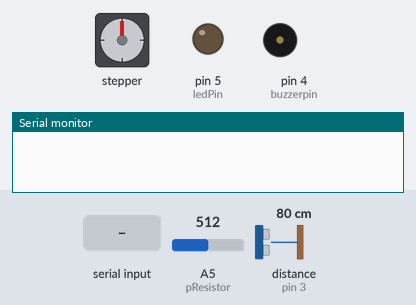
A sketch run on a simulated Arduino Uno, built with avr-gcc and run on an emulated ATmega328P. Shown: stepper motor, output pins drawn as LEDs (lit = HIGH), buzzer (waves = sounding, pin HIGH), the last lines printed to the serial monitor. Wiring (inferred from the names in the program): ultrasonic range finder: trigger pin 2; echo pin 3. The test bench sets the inputs (shaded band); at power-on: distance to the obstacle (sensor on pin 3) 80 cm, A5 (pResistor) = 512. The echo pulse lasts 58.3 µs per cm; stepper angles assume 200 steps per turn; pins used as bus, display or sensor lines are not drawn.

Above: at 1.2 s.
1.3 s: distance to the obstacle (sensor on pin 3) set to 2 cm
3.3 s: "Bird" received over Serial
At 12.9 s:
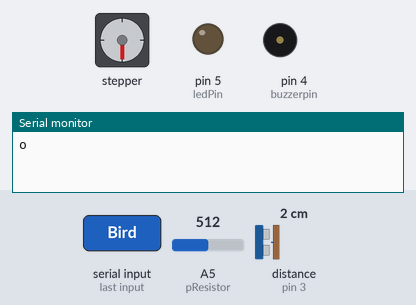
At 14.1 s:
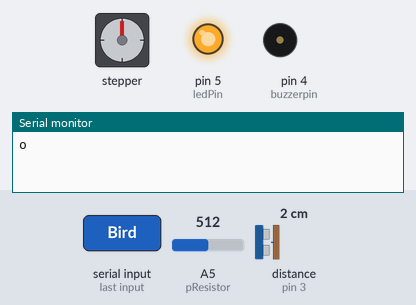
Timing chart, 0 to 14.9 s (numbered marks = the images above; inputs shaded):
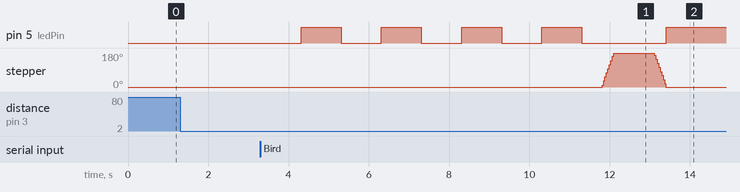

The sketch:

testBF_withonlyUltra.ino
```cpp
#include <Stepper.h>
//set up all component
const int pingPin = 2; // pin4 on Atmega328
const int echoPin = 3; //pin5 on Atmega328
const int ledPin = 5;// pin11 on Atmega328
const int buzzerpin = 4; //pin6 on Atmega328
const int pResistor = A5;
// set Variables
String nom = "Arduino";
String msg;
const int stepsPerRevolution = 200;  //num of steps per revolution
int light;
// Initialize the stepper library on pins 8 through 11:
Stepper myStepper = Stepper(stepsPerRevolution, 8, 9, 10, 11);

void setup() {
  Serial.begin(9600);           // start serial for output
  pinMode(ledPin, OUTPUT);
  pinMode(buzzerpin,OUTPUT);
  myStepper.setSpeed(100);  // Set the motor speed (RPMs):
}

void readSerialPort() {
  msg = "";
  if (Serial.available()) {
    delay(10);
    while (Serial.available() > 0) {
      delay(1000);
      digitalWrite(ledPin, HIGH);
      delay(1000);
      digitalWrite(ledPin, LOW);
      msg += (char)Serial.read();
//      msg = Serial.readStringUntil('\n');

    }

    Serial.flush();
  }
}
void loop() {
  //set light read from pin A5
  light = analogRead(pResistor);

  //ultrasonic sensor
  long duration, cm;
  pinMode(pingPin, OUTPUT);
  digitalWrite(pingPin, LOW);
  delayMicroseconds(5);
  digitalWrite(pingPin, HIGH);
  delayMicroseconds(15);
  digitalWrite(pingPin, LOW);
  pinMode(echoPin, INPUT);
  duration = pulseIn(echoPin, HIGH);
  cm = duration /29/2;

  if(cm<=10){
    delay(500);

      //send pi distance
      Serial.println("o");

      msg = "";
      //read data from pi
      while (msg == ""){

        readSerialPort();
      }
     delay(500);
     if(msg == "Bird"){

        //rotate motor to load food
        myStepper.step(100);
        delay(1000);
        myStepper.step(-100);

        //ligh up LED to detect food shortage
        digitalWrite(ledPin, HIGH);
        delay(3000);
        if(light > 100){
          Serial.println("f"); //send food shortage signal to Pi
          delay(500);
          }
        digitalWrite(ledPin, LOW);
        }

    }else{

    }


}
```

Measured:
- after the input at 3.3 s, pin 5 (ledPin): goes 3 × (HIGH 1.0 s, LOW 1.0 s), HIGH 1.0 s, LOW 2.1 s, then HIGH, starting after 1.0 s; stepper: turns 180° clockwise in 0.29 s, then 180° counter-clockwise in 0.29 s
